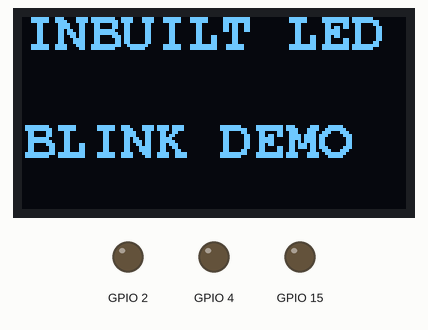
Simulated run of this sketch. Board: ESP32. Parts: 128×64 one-colour display, output pins drawn as LEDs (lit = HIGH). What the sketch prints to the serial monitor is not drawn.

Above: at 0.3 s.
At 1.15 s:
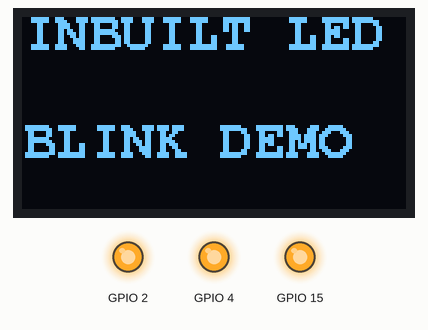
Timing chart, 0 to 130.0 s (numbered marks = the images above):
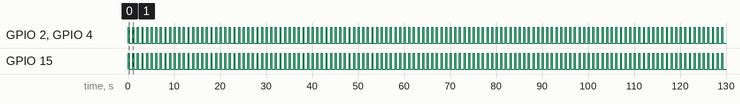

The sketch:

inbuilt_led.ino
```cpp
/*
 * inbuilt led demo
 * Konnect ESP32-Sigfox dev board
 *
 * @author https://www.warefab.com
 */

#include <Wire.h>
#include <Adafruit_GFX.h>
#include <Adafruit_SSD1306.h>

#include <fonts/FreeMonoBold9pt7b.h>

int x= 0;

#define SCREEN_WIDTH 128 // OLED display width, in pixels
#define SCREEN_HEIGHT 64 // OLED display height, in pixels

Adafruit_SSD1306 display(SCREEN_WIDTH, SCREEN_HEIGHT, &Wire, -1);

void setup() {
  // put your setup code here, to run once:
  pinMode(2, OUTPUT);
  pinMode(4, OUTPUT);
  pinMode(15, OUTPUT);
  Serial.begin(115200);

  display.begin(SSD1306_SWITCHCAPVCC, 0x3c);
  display.setTextSize(1);
  display.setFont(&FreeMonoBold9pt7b);
  display.setTextColor(WHITE);
  display.setCursor(0,10);
  display.clearDisplay();
  display.println("INBUILT LED");
  display.println();
  display.println("BLINK DEMO");
  display.display();
}

void loop() {
  digitalWrite(2, HIGH);
  digitalWrite(4, HIGH);
  digitalWrite(15, HIGH);
  Serial.println("On");
  delay(200);
  digitalWrite(2, LOW);
  digitalWrite(4, LOW);
  digitalWrite(15, LOW);
  Serial.println(x++);
  delay(800);

}
```

Measured:
- by itself, GPIO 2, GPIO 4, GPIO 15: alternates HIGH for 0.20 s and LOW for 0.80 s
